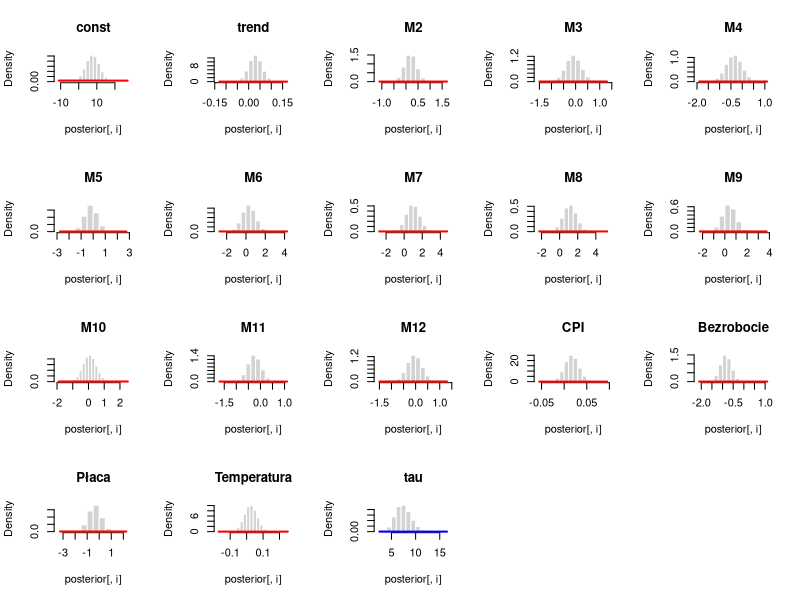

The R script that drew this image: (Note: this script raises an error after producing the figure.)
install.packages("openxlsx")
install.packages("MASS")
install.packages("coda")
install.packages("MCMCpack")
install.packages("writexl")

library(openxlsx)
library(MASS)
library(MCMCpack)
library(coda)
library(writexl)

dane <- read.xlsx("dane_projekt_wnioskowanie.xlsx", sheet=1, startRow = 1, colNames = TRUE, rowNames = FALSE,
                  detectDates = FALSE)

colnames(dane)
typeof(dane)
ncol(dane)
nrow(dane)

y <- as.matrix(dane[,1]) 
X <- as.matrix(dane[, -1])

T_obs <- nrow(y)
k <- ncol(X)

N_spal <- 20000 
N_post <- 100000
T_total <- N_spal + N_post

a <- matrix(0, nrow = k, ncol = 1) 
C <- 0.0001 * diag(k)

n0 <- 0.001 
s0 <- 0.001

macierz_losowan <- matrix(0, nrow = T_total, ncol = k + 1)
colnames(macierz_losowan) <- c(colnames(X), "tau")

beta_0 <- matrix(0, nrow = k, ncol = 1)
tau_0 <- 1

beta_biezace <- beta_0
tau_biezace <- 1

beta_daszek <- solve(t(X)%*%X) %*% t(X) %*% y

n_falka <- n0 + T_obs
wektor_reszt <- y - X %*% beta_biezace
S_beta <- t(wektor_reszt) %*% wektor_reszt 
s_falka <- s0 + S_beta

C_falka <- C + tau_biezace * t(X) %*% X
a_falka <- solve(C_falka) %*% (C %*% a + tau_biezace * t(X) %*% X %*% beta_daszek)

for(q in 1:T_total){
  
  tau_biezace <- rgamma(1, shape = n_falka/2, rate = s_falka/2)

  C_falka <- C + tau_biezace * t(X) %*% X
  a_falka <- solve(C_falka) %*% (C %*% a + tau_biezace * t(X) %*% X %*% beta_daszek)
  
  beta_biezace <- MASS::mvrnorm(1, mu = a_falka, Sigma = solve(C_falka))
  beta_biezace <- matrix(beta_biezace, k, 1)
  
  wektor_reszt <- y - X %*% beta_biezace
  S_beta <- t(wektor_reszt) %*% wektor_reszt 
  s_falka <- s0 + S_beta
  
  macierz_losowan[q,] <- c(beta_biezace, tau_biezace)
  
  if(q %% 5000 == 0) cat("Obieg:", q, "\n")
}

posterior <- as.mcmc(macierz_losowan[(N_spal + 1):T_total, ])

jpeg("Wykresy_posteriori_priori.jpg", width = 1600, height = 1200, res = 150)

par(mfrow=c(4,5))

for(i in 1:(k+1)){
    histogram <- hist(posterior[,i], probability = TRUE, main=paste(colnames(posterior)[i]), 
                      col="lightgray", border="white")
    if(colnames(posterior)[i] != "tau"){
    lines(histogram$mids, dnorm(histogram$mids, mean=a[i], sd=(solve(C[i,i])^0.5)), col="red", lwd=2)
    
  }
  
  if(colnames(posterior)[i] == "tau"){
    
    lines(histogram$mids, dgamma(histogram$mids, shape=n0/2, rate=s0/2),
          col="blue", lwd=2)
  }
}

dev.off()

E_priori = c(rep(0, k), (n0/2)/(s0/2))
Me_priori = c(rep(0, k), qgamma(0.5, shape=n0/2, rate=s0/2))
Mo_priori = c(rep(0, k), ifelse((n0/2) > 1, ((n0/2) - 1) / (s0/2), 0))
Sd_priori = c(sqrt(diag(solve(C))), sqrt((n0/2))/(s0/2))

E_posteriori <- apply(posterior, 2, mean)
Me_posteriori <- apply(posterior, 2, quantile, probs=0.5)
Mo_posteriori <- numeric(ncol(posterior))
for(i in 1:ncol(posterior)){
  d <- density(posterior[,i])
  Mo_posteriori[i] <- d$x[which.max(d$y)]
}
Sd_posteriori <- apply(posterior, 2, sd)
CI_posteriori <- t(apply(posterior, 2, quantile, probs=c(0.025,0.975)))
HPD <- HPDinterval(posterior)

characteristics <- cbind(E_priori, E_posteriori, Me_priori, Me_posteriori, Mo_priori, Mo_posteriori, Sd_priori, Sd_posteriori, CI_posteriori, HPD)      
print(characteristics)

write_xlsx(as.data.frame(characteristics), "Charakterystyki.xlsx")

posterior_matrix <- as.matrix(posterior)
names <- colnames(posterior_matrix)

jpeg("Analiza_zbieznosci.jpg", width = 5000, height = 9000, res = 150)
par(mfrow=c((k+1),3))

for(i in 1:(k+1)){
  
  plot(posterior_matrix[,i], type="l",
       main=paste("Trace plot:",names[i]),
       xlab="Iteracja", ylab="Wartość")
  
  acf(posterior_matrix[,i],
      main=paste("ACF:",names[i]))
  
  param <- posterior_matrix[,i]
  erg_mean <- cumsum(param)/(1:length(param))
  
  plot(erg_mean, type="l",
       main=paste("Średnie ergodyczne:",names[i]),
       xlab="Iteracja", ylab="Średnia")
  
  abline(h=E_posteriori[i], col="red", lwd=2)
}

dev.off()

jpeg(filename = "Wykres_CUSUM.jpg", width = 1200, height = 800, res = 150)

plot(NULL, xlim=c(1,nrow(posterior_matrix)), ylim=c(-2,2),
     xlab="Iteracja", ylab="CUSUM",
     main="CUSUM") 

kolory <- rainbow(k+1)

for(i in 1:(k+1)){
  
  param <- posterior_matrix[, i]
  N <- length(param)
  
  m_N <- mean(param)
  s_N <- sd(param) 
  m_t <- cumsum(param)/(1:N)
  
  cs_t <- (m_t-m_N)/s_N
  
  lines(cs_t, col = kolory[i], lwd = 1)
}

abline(h = 0, col = "red", lwd = 2, lty = 2)

legend("topright", legend = colnames(posterior_matrix), 
       col = kolory, lty = 1, cex = 0.6, ncol = 2)
dev.off()



posterior_funkcja <- MCMCregress(Turystyka ~ trend +  M2 + M3 + M4 + M5 + M6 + M7 + M8 + M9 + M10 + M11 + M12 
                                  + CPI + Bezrobocie + Płaca + Temperatura, 
                                  data = dane, burnin = N_spal, mcmc = N_post,
                                  thin = 1, verbose = 200, beta.start = 0, 
                                  b0 =a, B0 = C, c0 = n0, d0 = s0,
                                  marginal.likelihood = c("none"))

posterior_funkcja[,k+1] <- 1/posterior_funkcja[,k+1]
colnames(posterior_funkcja)[k+1] <- c("tau")
E_funkcja <- apply(posterior_funkcja, 2, mean)
SD_funkcja <- apply(posterior_funkcja, 2, sd) 

options("scipen" = 100, "digits" = 3)
comparison <- cbind(E_posteriori, E_funkcja, Sd_posteriori, SD_funkcja)
print(comparison)      
write_xlsx(as.data.frame(comparison), "Porownanie_z_funkcja.xlsx")

form_full <- Turystyka ~ trend + M2+M3+M4+M5+M6+M7+M8+M9+M10+M11+M12 +
  CPI + Bezrobocie + Płaca + Temperatura

form_no_cpi <- update(form_full, . ~ . - CPI)
form_no_bez <- update(form_full, . ~ . - Bezrobocie)
form_no_pla <- update(form_full, . ~ . - Płaca)
form_no_tem <- update(form_full, . ~ . - Temperatura)

forms <- list(full=form_full,
              no_cpi=form_no_cpi,
              no_bez=form_no_bez,
              no_pla=form_no_pla,
              no_tem=form_no_tem)

logml <- numeric(length(forms))


for(i in 1:length(forms)){
  
  form <- forms[[i]]
  
  z <- model.matrix(form, dane)
  k <- ncol(z)
  
  a <- matrix(0, nrow = k, ncol = 1)
  C <- 0.0001 * diag(k) 
  beta_0 <- matrix(0, nrow = k, ncol = 1)
  
  fit <- MCMCregress(form,
                     data = dane,
                     burnin = N_spal,
                     mcmc = N_post,
                     thin = 1,
                     verbose = 0,
                     beta.start = beta_0,
                     b0 = a,
                     B0 = C,
                     c0 = n0,
                     d0 = s0,
                     marginal.likelihood = "Chib95")
  
  logml[i] <- attr(fit, "logmarglike")
  
  cat("Model", i, "logML =", logml[i], "\n")
}

options("scipen" = 100, "digits" = 3)
exp(logml)
write_xlsx(as.data.frame(exp(logml)), "Porownanie_modeli.xlsx")
